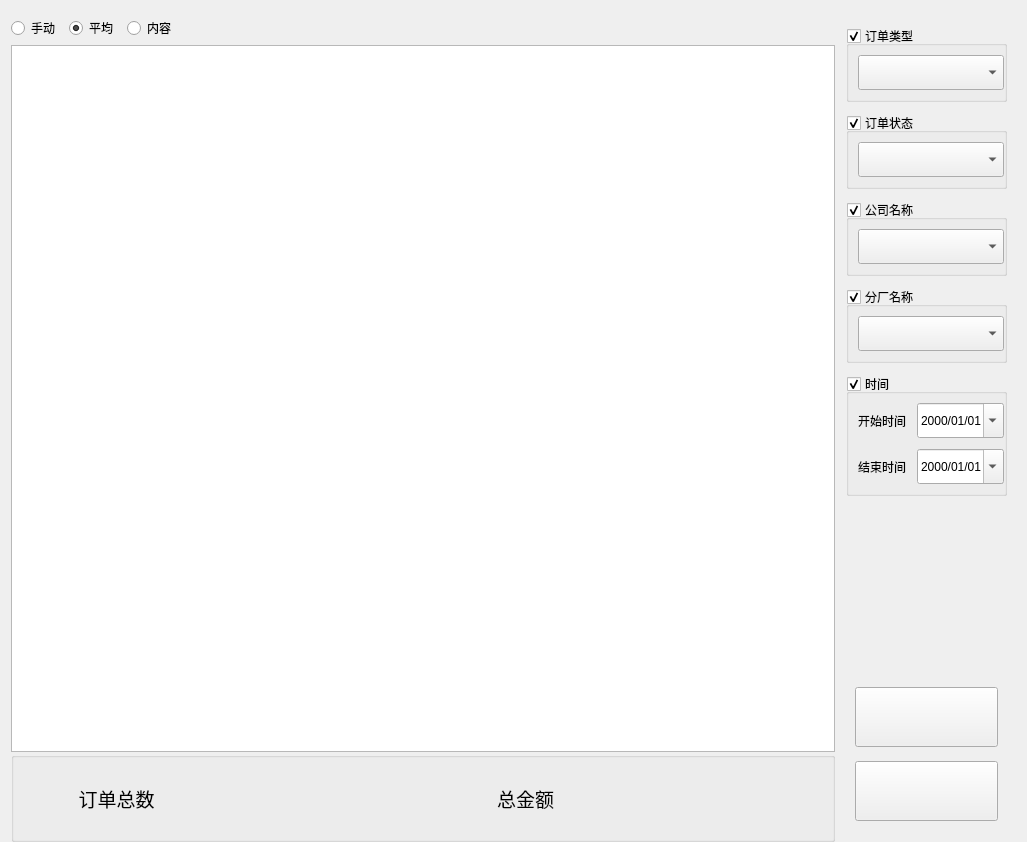
<?xml version="1.0" encoding="UTF-8"?>
<ui version="4.0">
 <class>FormFinance</class>
 <widget class="QWidget" name="FormFinance">
  <property name="enabled">
   <bool>true</bool>
  </property>
  <property name="geometry">
   <rect>
    <x>0</x>
    <y>0</y>
    <width>1027</width>
    <height>842</height>
   </rect>
  </property>
  <property name="windowTitle">
   <string>Form</string>
  </property>
  <layout class="QGridLayout" name="gridLayout_4" columnstretch="7,1">
   <property name="bottomMargin">
    <number>0</number>
   </property>
   <item row="0" column="0">
    <layout class="QVBoxLayout" name="verticalLayout_2">
     <property name="spacing">
      <number>0</number>
     </property>
     <item>
      <layout class="QHBoxLayout" name="horizontalLayout">
       <property name="spacing">
        <number>9</number>
       </property>
       <property name="topMargin">
        <number>5</number>
       </property>
       <property name="rightMargin">
        <number>15</number>
       </property>
       <property name="bottomMargin">
        <number>5</number>
       </property>
       <item>
        <widget class="QRadioButton" name="radioButton_manu">
         <property name="text">
          <string>手动</string>
         </property>
        </widget>
       </item>
       <item>
        <widget class="QRadioButton" name="radioButton_ave">
         <property name="text">
          <string>平均</string>
         </property>
         <property name="checked">
          <bool>true</bool>
         </property>
        </widget>
       </item>
       <item>
        <widget class="QRadioButton" name="radioButton_content">
         <property name="text">
          <string>内容</string>
         </property>
        </widget>
       </item>
       <item>
        <spacer name="horizontalSpacer">
         <property name="orientation">
          <enum>Qt::Horizontal</enum>
         </property>
         <property name="sizeHint" stdset="0">
          <size>
           <width>303</width>
           <height>15</height>
          </size>
         </property>
        </spacer>
       </item>
      </layout>
     </item>
     <item>
      <widget class="M_TableWidget" name="tableWidget"/>
     </item>
     <item>
      <widget class="QGroupBox" name="groupBox_info">
       <property name="minimumSize">
        <size>
         <width>0</width>
         <height>90</height>
        </size>
       </property>
       <property name="maximumSize">
        <size>
         <width>16777215</width>
         <height>90</height>
        </size>
       </property>
       <property name="font">
        <font>
         <family>Bahnschrift</family>
        </font>
       </property>
       <property name="title">
        <string/>
       </property>
       <layout class="QHBoxLayout" name="horizontalLayout_2">
        <property name="spacing">
         <number>0</number>
        </property>
        <property name="leftMargin">
         <number>0</number>
        </property>
        <property name="topMargin">
         <number>0</number>
        </property>
        <property name="rightMargin">
         <number>0</number>
        </property>
        <property name="bottomMargin">
         <number>0</number>
        </property>
        <item>
         <widget class="QLabel" name="label_5">
          <property name="minimumSize">
           <size>
            <width>0</width>
            <height>35</height>
           </size>
          </property>
          <property name="font">
           <font>
            <pointsize>14</pointsize>
           </font>
          </property>
          <property name="text">
           <string>订单总数</string>
          </property>
          <property name="alignment">
           <set>Qt::AlignCenter</set>
          </property>
         </widget>
        </item>
        <item>
         <widget class="QLabel" name="label_order_num">
          <property name="font">
           <font>
            <pointsize>24</pointsize>
            <weight>75</weight>
            <bold>true</bold>
           </font>
          </property>
          <property name="text">
           <string/>
          </property>
          <property name="alignment">
           <set>Qt::AlignLeading|Qt::AlignLeft|Qt::AlignVCenter</set>
          </property>
         </widget>
        </item>
        <item>
         <widget class="QLabel" name="label_6">
          <property name="minimumSize">
           <size>
            <width>0</width>
            <height>35</height>
           </size>
          </property>
          <property name="font">
           <font>
            <pointsize>14</pointsize>
           </font>
          </property>
          <property name="text">
           <string>总金额</string>
          </property>
          <property name="alignment">
           <set>Qt::AlignCenter</set>
          </property>
         </widget>
        </item>
        <item>
         <widget class="QLabel" name="label_order_money">
          <property name="font">
           <font>
            <pointsize>24</pointsize>
            <weight>75</weight>
            <bold>true</bold>
           </font>
          </property>
          <property name="text">
           <string/>
          </property>
          <property name="alignment">
           <set>Qt::AlignLeading|Qt::AlignLeft|Qt::AlignVCenter</set>
          </property>
         </widget>
        </item>
       </layout>
      </widget>
     </item>
    </layout>
   </item>
   <item row="0" column="1">
    <layout class="QVBoxLayout" name="verticalLayout_3">
     <property name="spacing">
      <number>11</number>
     </property>
     <property name="leftMargin">
      <number>5</number>
     </property>
     <property name="topMargin">
      <number>15</number>
     </property>
     <property name="rightMargin">
      <number>9</number>
     </property>
     <property name="bottomMargin">
      <number>11</number>
     </property>
     <item>
      <widget class="QGroupBox" name="groupBox_order_type">
       <property name="maximumSize">
        <size>
         <width>16777215</width>
         <height>80</height>
        </size>
       </property>
       <property name="title">
        <string>订单类型</string>
       </property>
       <property name="checkable">
        <bool>true</bool>
       </property>
       <layout class="QGridLayout" name="gridLayout_6">
        <property name="rightMargin">
         <number>0</number>
        </property>
        <item row="0" column="0">
         <widget class="QComboBox" name="comboBox_order_type">
          <property name="minimumSize">
           <size>
            <width>0</width>
            <height>35</height>
           </size>
          </property>
         </widget>
        </item>
       </layout>
      </widget>
     </item>
     <item>
      <widget class="QGroupBox" name="groupBox_order_Status">
       <property name="maximumSize">
        <size>
         <width>16777215</width>
         <height>80</height>
        </size>
       </property>
       <property name="title">
        <string>订单状态</string>
       </property>
       <property name="checkable">
        <bool>true</bool>
       </property>
       <layout class="QGridLayout" name="gridLayout_7">
        <property name="rightMargin">
         <number>0</number>
        </property>
        <item row="0" column="0">
         <widget class="QComboBox" name="comboBox_order_status">
          <property name="minimumSize">
           <size>
            <width>0</width>
            <height>35</height>
           </size>
          </property>
         </widget>
        </item>
       </layout>
      </widget>
     </item>
     <item>
      <widget class="QGroupBox" name="groupBox_company">
       <property name="enabled">
        <bool>true</bool>
       </property>
       <property name="maximumSize">
        <size>
         <width>16777215</width>
         <height>80</height>
        </size>
       </property>
       <property name="title">
        <string>公司名称</string>
       </property>
       <property name="checkable">
        <bool>true</bool>
       </property>
       <layout class="QGridLayout" name="gridLayout_2" columnstretch="1">
        <property name="rightMargin">
         <number>0</number>
        </property>
        <property name="spacing">
         <number>11</number>
        </property>
        <item row="0" column="0">
         <widget class="QComboBox" name="comboBox_company">
          <property name="minimumSize">
           <size>
            <width>0</width>
            <height>35</height>
           </size>
          </property>
         </widget>
        </item>
       </layout>
      </widget>
     </item>
     <item>
      <widget class="QGroupBox" name="groupBox_factory">
       <property name="enabled">
        <bool>true</bool>
       </property>
       <property name="maximumSize">
        <size>
         <width>16777215</width>
         <height>80</height>
        </size>
       </property>
       <property name="title">
        <string>分厂名称</string>
       </property>
       <property name="checkable">
        <bool>true</bool>
       </property>
       <layout class="QGridLayout" name="gridLayout_3" columnstretch="1">
        <property name="rightMargin">
         <number>0</number>
        </property>
        <property name="horizontalSpacing">
         <number>11</number>
        </property>
        <item row="0" column="0">
         <widget class="QComboBox" name="comboBox_factort">
          <property name="minimumSize">
           <size>
            <width>0</width>
            <height>35</height>
           </size>
          </property>
          <property name="duplicatesEnabled">
           <bool>false</bool>
          </property>
         </widget>
        </item>
       </layout>
      </widget>
     </item>
     <item>
      <widget class="QGroupBox" name="groupBox_time">
       <property name="maximumSize">
        <size>
         <width>16777215</width>
         <height>180</height>
        </size>
       </property>
       <property name="title">
        <string>时间</string>
       </property>
       <property name="checkable">
        <bool>true</bool>
       </property>
       <layout class="QGridLayout" name="gridLayout" columnstretch="1,3">
        <property name="rightMargin">
         <number>0</number>
        </property>
        <property name="spacing">
         <number>11</number>
        </property>
        <item row="0" column="0">
         <widget class="QLabel" name="label">
          <property name="minimumSize">
           <size>
            <width>0</width>
            <height>35</height>
           </size>
          </property>
          <property name="text">
           <string>开始时间</string>
          </property>
         </widget>
        </item>
        <item row="1" column="1">
         <widget class="QDateEdit" name="dateEdit_end">
          <property name="minimumSize">
           <size>
            <width>0</width>
            <height>35</height>
           </size>
          </property>
          <property name="displayFormat">
           <string>yyyy/MM/dd</string>
          </property>
          <property name="calendarPopup">
           <bool>true</bool>
          </property>
         </widget>
        </item>
        <item row="1" column="0">
         <widget class="QLabel" name="label_2">
          <property name="minimumSize">
           <size>
            <width>0</width>
            <height>35</height>
           </size>
          </property>
          <property name="text">
           <string>结束时间</string>
          </property>
         </widget>
        </item>
        <item row="0" column="1">
         <widget class="QDateEdit" name="dateEdit_start">
          <property name="minimumSize">
           <size>
            <width>0</width>
            <height>35</height>
           </size>
          </property>
          <property name="displayFormat">
           <string>yyyy/MM/dd</string>
          </property>
          <property name="calendarPopup">
           <bool>true</bool>
          </property>
         </widget>
        </item>
       </layout>
      </widget>
     </item>
     <item>
      <spacer name="verticalSpacer">
       <property name="orientation">
        <enum>Qt::Vertical</enum>
       </property>
       <property name="sizeHint" stdset="0">
        <size>
         <width>20</width>
         <height>40</height>
        </size>
       </property>
      </spacer>
     </item>
     <item>
      <layout class="QVBoxLayout" name="verticalLayout">
       <property name="spacing">
        <number>14</number>
       </property>
       <property name="leftMargin">
        <number>9</number>
       </property>
       <property name="rightMargin">
        <number>9</number>
       </property>
       <property name="bottomMargin">
        <number>10</number>
       </property>
       <item>
        <widget class="QPushButton" name="pushButton_search">
         <property name="minimumSize">
          <size>
           <width>0</width>
           <height>60</height>
          </size>
         </property>
         <property name="styleSheet">
          <string notr="true"/>
         </property>
         <property name="text">
          <string/>
         </property>
        </widget>
       </item>
       <item>
        <widget class="QPushButton" name="pushButton_export">
         <property name="minimumSize">
          <size>
           <width>0</width>
           <height>60</height>
          </size>
         </property>
         <property name="text">
          <string/>
         </property>
        </widget>
       </item>
      </layout>
     </item>
    </layout>
   </item>
  </layout>
 </widget>
 <customwidgets>
  <customwidget>
   <class>M_TableWidget</class>
   <extends>QTableWidget</extends>
   <header location="global">m_tablewidget.h</header>
  </customwidget>
 </customwidgets>
 <resources/>
 <connections/>
</ui>
